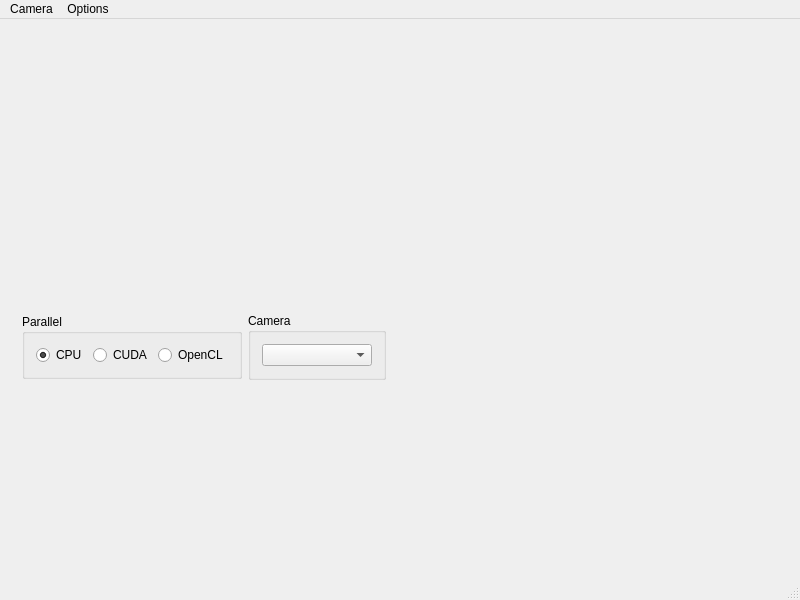
<?xml version="1.0" encoding="UTF-8"?>
<ui version="4.0">
 <class>QtGLWebcamDemo</class>
 <widget class="QMainWindow" name="QtGLWebcamDemo">
  <property name="geometry">
   <rect>
    <x>0</x>
    <y>0</y>
    <width>800</width>
    <height>600</height>
   </rect>
  </property>
  <property name="windowTitle">
   <string>QtGLWebcamDemo</string>
  </property>
  <widget class="QWidget" name="centralWidget">
   <layout class="QGridLayout" name="gridLayout">
    <item row="0" column="0">
     <layout class="QHBoxLayout" name="horizontalLayout">
      <item>
       <widget class="CQtOpenCVViewerGl" name="openCVviewer_L" native="true">
        <property name="sizePolicy">
         <sizepolicy hsizetype="Preferred" vsizetype="MinimumExpanding">
          <horstretch>0</horstretch>
          <verstretch>0</verstretch>
         </sizepolicy>
        </property>
        <property name="minimumSize">
         <size>
          <width>320</width>
          <height>240</height>
         </size>
        </property>
       </widget>
      </item>
      <item>
       <widget class="CQtOpenCVViewerGl" name="openCVviewer_R" native="true">
        <property name="sizePolicy">
         <sizepolicy hsizetype="Preferred" vsizetype="MinimumExpanding">
          <horstretch>0</horstretch>
          <verstretch>0</verstretch>
         </sizepolicy>
        </property>
        <property name="minimumSize">
         <size>
          <width>320</width>
          <height>240</height>
         </size>
        </property>
       </widget>
      </item>
     </layout>
    </item>
    <item row="1" column="0">
     <layout class="QHBoxLayout" name="horizontalLayout_2">
      <item>
       <widget class="QWidget" name="widget" native="true">
        <property name="minimumSize">
         <size>
          <width>320</width>
          <height>240</height>
         </size>
        </property>
        <layout class="QGridLayout" name="gridLayout_2">
         <item row="0" column="0">
          <widget class="QGroupBox" name="groupBox">
           <property name="sizePolicy">
            <sizepolicy hsizetype="Preferred" vsizetype="Maximum">
             <horstretch>0</horstretch>
             <verstretch>0</verstretch>
            </sizepolicy>
           </property>
           <property name="title">
            <string>Parallel</string>
           </property>
           <layout class="QHBoxLayout" name="horizontalLayout_3">
            <item>
             <widget class="QRadioButton" name="radioButton_cpu">
              <property name="text">
               <string>CPU</string>
              </property>
              <property name="checked">
               <bool>true</bool>
              </property>
             </widget>
            </item>
            <item>
             <widget class="QRadioButton" name="radioButton_cuda">
              <property name="text">
               <string>CUDA</string>
              </property>
             </widget>
            </item>
            <item>
             <widget class="QRadioButton" name="radioButton_opencl">
              <property name="text">
               <string>OpenCL</string>
              </property>
             </widget>
            </item>
           </layout>
          </widget>
         </item>
         <item row="0" column="1">
          <widget class="QGroupBox" name="groupBox_2">
           <property name="title">
            <string>Camera</string>
           </property>
           <layout class="QHBoxLayout" name="horizontalLayout_4">
            <item>
             <widget class="QComboBox" name="comboBox_cameras"/>
            </item>
           </layout>
          </widget>
         </item>
         <item row="1" column="0" colspan="2">
          <widget class="QWidget" name="widget_2" native="true">
           <property name="sizePolicy">
            <sizepolicy hsizetype="Preferred" vsizetype="Preferred">
             <horstretch>0</horstretch>
             <verstretch>0</verstretch>
            </sizepolicy>
           </property>
          </widget>
         </item>
        </layout>
       </widget>
      </item>
      <item>
       <widget class="CQtOpenCVViewerGl" name="openCVviewer_D" native="true">
        <property name="sizePolicy">
         <sizepolicy hsizetype="Preferred" vsizetype="MinimumExpanding">
          <horstretch>0</horstretch>
          <verstretch>0</verstretch>
         </sizepolicy>
        </property>
        <property name="minimumSize">
         <size>
          <width>320</width>
          <height>240</height>
         </size>
        </property>
       </widget>
      </item>
     </layout>
    </item>
   </layout>
  </widget>
  <widget class="QMenuBar" name="menuBar">
   <property name="geometry">
    <rect>
     <x>0</x>
     <y>0</y>
     <width>800</width>
     <height>25</height>
    </rect>
   </property>
   <widget class="QMenu" name="menuStart">
    <property name="title">
     <string>Camera</string>
    </property>
    <addaction name="actionStart"/>
   </widget>
   <widget class="QMenu" name="menuOptions">
    <property name="title">
     <string>Options</string>
    </property>
    <addaction name="actionVertical_Flip"/>
    <addaction name="action_Horizontal_Mirror"/>
   </widget>
   <addaction name="menuStart"/>
   <addaction name="menuOptions"/>
  </widget>
  <widget class="QStatusBar" name="statusBar"/>
  <action name="actionStart">
   <property name="text">
    <string>Start</string>
   </property>
  </action>
  <action name="actionVertical_Flip">
   <property name="checkable">
    <bool>true</bool>
   </property>
   <property name="text">
    <string>&amp;Vertical Mirror</string>
   </property>
  </action>
  <action name="action_Horizontal_Mirror">
   <property name="checkable">
    <bool>true</bool>
   </property>
   <property name="text">
    <string>&amp;Horizontal Mirror</string>
   </property>
  </action>
 </widget>
 <layoutdefault spacing="6" margin="11"/>
 <customwidgets>
  <customwidget>
   <class>CQtOpenCVViewerGl</class>
   <extends>QWidget</extends>
   <header>cqtopencvviewergl.h</header>
   <container>1</container>
  </customwidget>
 </customwidgets>
 <resources/>
 <connections/>
</ui>
